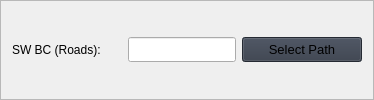
                                  <widget class="QFrame" name="frame_39">
                                   <property name="frameShape">
                                    <enum>QFrame::StyledPanel</enum>
                                   </property>
                                   <property name="frameShadow">
                                    <enum>QFrame::Raised</enum>
                                   </property>
                                   <layout class="QHBoxLayout" name="horizontalLayout_42">
                                    <item>
                                     <widget class="QLabel" name="label_35">
                                      <property name="minimumSize">
                                       <size>
                                        <width>110</width>
                                        <height>0</height>
                                       </size>
                                      </property>
                                      <property name="styleSheet">
                                       <string notr="true">font: 700 10pt &quot;Segoe UI Semibold&quot;</string>
                                      </property>
                                      <property name="text">
                                       <string>SW BC (Roads):</string>
                                      </property>
                                     </widget>
                                    </item>
                                    <item>
                                     <widget class="QLineEdit" name="lineEditSwBc">
                                      <property name="minimumSize">
                                       <size>
                                        <width>0</width>
                                        <height>25</height>
                                       </size>
                                      </property>
                                      <property name="maximumSize">
                                       <size>
                                        <width>16777215</width>
                                        <height>16777215</height>
                                       </size>
                                      </property>
                                     </widget>
                                    </item>
                                    <item>
                                     <widget class="QPushButton" name="buttonSwBcPath">
                                      <property name="minimumSize">
                                       <size>
                                        <width>120</width>
                                        <height>25</height>
                                       </size>
                                      </property>
                                      <property name="maximumSize">
                                       <size>
                                        <width>120</width>
                                        <height>16777215</height>
                                       </size>
                                      </property>
                                      <property name="font">
                                       <font>
                                        <family>Segoe UI</family>
                                        <pointsize>10</pointsize>
                                        <italic>false</italic>
                                        <bold>false</bold>
                                       </font>
                                      </property>
                                      <property name="cursor">
                                       <cursorShape>PointingHandCursor</cursorShape>
                                      </property>
                                      <property name="styleSheet">
                                       <string notr="true">background-color: rgb(52, 59, 72);</string>
                                      </property>
                                      <property name="text">
                                       <string>Select Path</string>
                                      </property>
                                      <property name="icon">
                                       <iconset resource="resources.qrc">
                                        <normaloff>:/icons/images/icons/cil-folder-open.png</normaloff>:/icons/images/icons/cil-folder-open.png</iconset>
                                      </property>
                                     </widget>
                                    </item>
                                   </layout>
                                  </widget>
